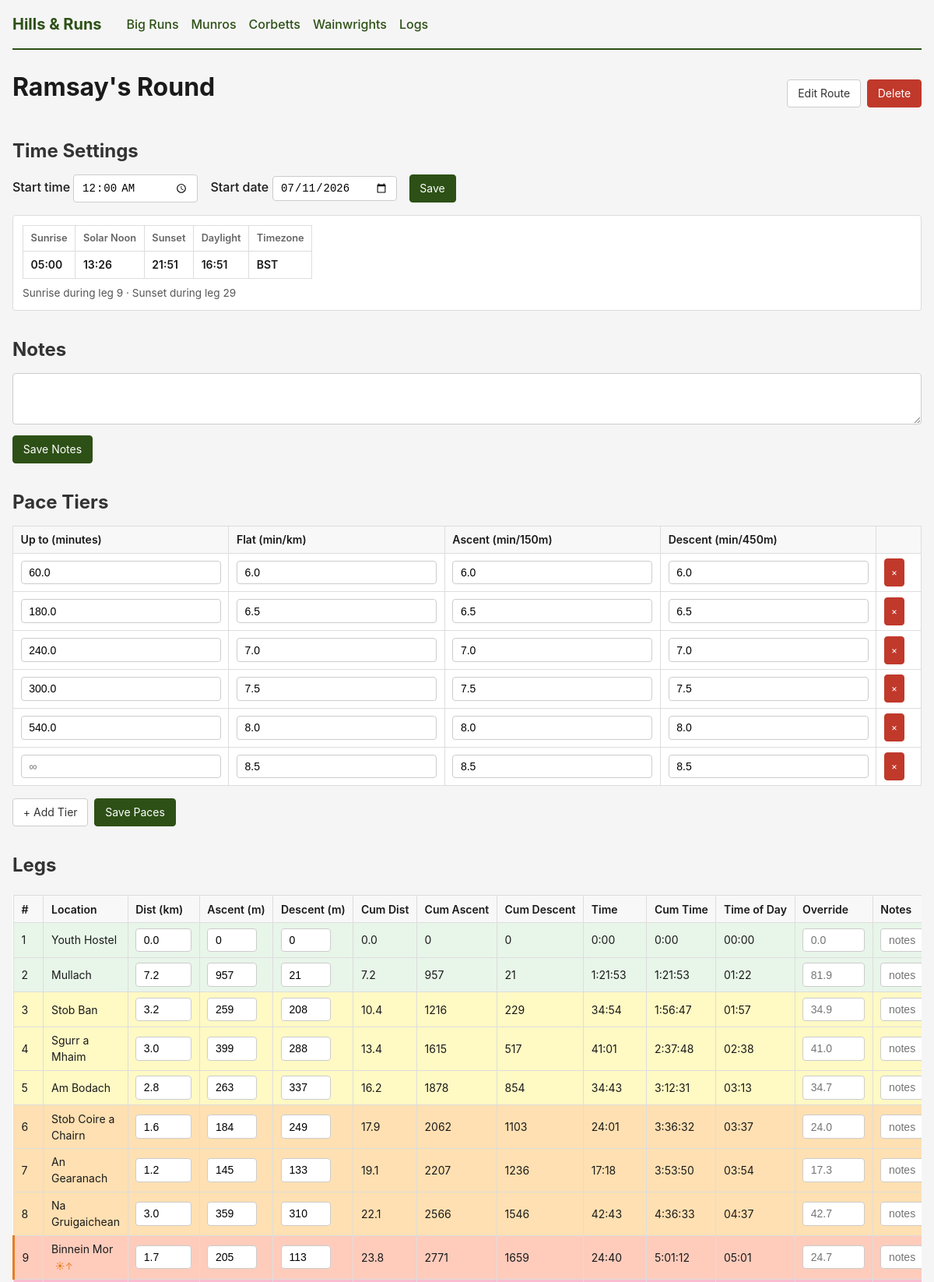
The app's page /bigruns/1 (upper part) with its own data.
### walks/models.py (models this page shows)
class Route(db.Model):
    __tablename__ = 'routes'
    id = db.Column(db.Integer, primary_key=True)
    name = db.Column(db.Text, nullable=False)
    latitude = db.Column(db.Float, default=56.8)
    longitude = db.Column(db.Float, default=-5.1)
    start_time = db.Column(db.Text, default='06:00')
    start_date = db.Column(db.Text, default='2026-06-01')
    notes = db.Column(db.Text, default='')
    created_at = db.Column(db.DateTime, server_default=func.now())
    legs = db.relationship('Leg', backref='route', cascade='all, delete-orphan',
                           order_by='Leg.leg_num')
    pace_tiers = db.relationship('PaceTier', backref='route', cascade='all, delete-orphan')
    time_overrides = db.relationship('TimeOverride', backref='route', cascade='all, delete-orphan')
    attempts = db.relationship('Attempt', backref='route', cascade='all, delete-orphan',
                               order_by='Attempt.date.desc()')

class PaceTier(db.Model):
    __tablename__ = 'pace_tiers'
    id = db.Column(db.Integer, primary_key=True)
    route_id = db.Column(db.Integer, db.ForeignKey('routes.id', ondelete='CASCADE'), nullable=False)
    up_to_minutes = db.Column(db.Float, nullable=True)
    flat_pace_min_per_km = db.Column(db.Float, nullable=False)
    ascent_pace_min_per_150m = db.Column(db.Float, nullable=False, default=0)
    descent_pace_min_per_450m = db.Column(db.Float, nullable=False, default=0)

class Leg(db.Model):
    __tablename__ = 'legs'
    id = db.Column(db.Integer, primary_key=True)
    route_id = db.Column(db.Integer, db.ForeignKey('routes.id', ondelete='CASCADE'), nullable=False)
    leg_num = db.Column(db.Integer, nullable=False)
    location = db.Column(db.Text, nullable=False)
    distance_km = db.Column(db.Float, nullable=False, default=0)
    ascent_m = db.Column(db.Float, nullable=False, default=0)
    descent_m = db.Column(db.Float, nullable=False, default=0)
    notes = db.Column(db.Text, default='')

### walks/routes.py (the view)
@bp.route('/<int:route_id>')
def route_detail(route_id: int) -> str | WerkzeugResponse:
    route = db.session.get(Route, route_id)
    if not route:
        flash('Route not found.', 'error')
        return redirect(url_for('walks.route_list'))
    legs = Leg.query.filter_by(route_id=route_id).order_by(Leg.leg_num).all()
    pace_tiers = (
        PaceTier.query
        .filter_by(route_id=route_id)
        .order_by(
            db.case((PaceTier.up_to_minutes.is_(None), 1), else_=0),
            PaceTier.up_to_minutes,
        )
        .all()
    )
    overrides_rows = (
        TimeOverride.query
        .filter_by(route_id=route_id)
        .all()
    )
    overrides = {r.leg_id: r.override_minutes for r in overrides_rows}
    legs_data = [
        {
            'id': l.id, 'route_id': l.route_id, 'leg_num': l.leg_num,
            'location': l.location, 'distance_km': l.distance_km,
            'ascent_m': l.ascent_m, 'descent_m': l.descent_m, 'notes': l.notes,
        }
        for l in legs
    ]
    tiers_data = [
        {
            'id': t.id, 'route_id': t.route_id, 'up_to_minutes': t.up_to_minutes,
            'flat_pace_min_per_km': t.flat_pace_min_per_km,
            'ascent_pace_min_per_150m': t.ascent_pace_min_per_150m,
            'descent_pace_min_per_450m': t.descent_pace_min_per_450m,
        }
        for t in pace_tiers
    ]
    start_time_minutes = None
    if route.start_time:
        parts = route.start_time.split(':')
        if len(parts) == 2:
            start_time_minutes = int(parts[0]) * 60 + int(parts[1])
    calculated = calculate_leg_times(legs_data, tiers_data, overrides, start_time_minutes)
    totals = {
        'distance_km': sum(l['distance_km'] for l in calculated),
        'ascent_m': sum(l['ascent_m'] for l in calculated),
        'descent_m': sum(l['descent_m'] for l in calculated),
        'time': sum(l['time'] for l in calculated),
    }
    solar: SolarResult | None = None
    solar_events: SolarEventsDict = {'sunrise_leg': None, 'sunset_leg': None}
    if route.start_date and route.latitude and route.longitude:
        solar = solar_times(route.latitude, route.longitude, route.start_date)
        if solar and start_time_minutes is not None:
            solar_events = find_solar_events(calculated, start_time_minutes, solar)
    attempts = (
        Attempt.query
        .filter_by(route_id=route_id)
        .order_by(Attempt.date.desc())
        .all()
    )
    attempts_data = []
    for attempt in attempts:
        a_legs = AttemptLeg.query.filter_by(attempt_id=attempt.id).all()
        leg_times = {r.leg_id: r.actual_time_minutes for r in a_legs}
        attempt_total = sum(t for t in leg_times.values() if t is not None)
        attempts_data.append({
            'id': attempt.id,
            'name': attempt.name,
            'date': attempt.date,
            'notes': attempt.notes,
            'leg_times': leg_times,
            'total_time': attempt_total,
        })
    attempts_json = json.dumps(attempts_data, default=str)
    calculated_json = json.dumps(calculated, default=str)
    return render_template('walks/detail.html',
                           route=route,
                           legs=calculated,
                           pace_tiers=tiers_data,
                           totals=totals,
                           solar=solar,
                           solar_events=solar_events,
                           attempts=attempts_data,
                           attempts_json=attempts_json,
                           calculated_json=calculated_json,
                           format_time=format_time,
                           format_time_of_day=format_time_of_day,
                           format_diff=format_diff)

### walks/templates/walks/detail.html (shortened to what this page needs)
{% extends "base.html" %}
{% block content %}
<div class="page-header">
    <h1>{{ route.name }}</h1>
    <div class="header-actions">
        <a href="{{ url_for('walks.route_edit', route_id=route.id) }}" class="btn">Edit Route</a>
        <form method="POST" action="{{ url_for('walks.route_delete', route_id=route.id) }}"
              onsubmit="return confirm('Delete this route?')" style="display:inline">
            <button type="submit" class="btn btn-danger">Delete</button>
        </form>
    </div>
</div>
<section class="section">
    <h2>Time Settings</h2>
    <form method="POST" action="{{ url_for('walks.save_settings', route_id=route.id) }}" class="settings-form">
        <div class="settings-row">
            <label>Start time <input type="time" name="start_time" value="{{ route.start_time or '' }}"></label>
            <label>Start date <input type="date" name="start_date" value="{{ route.start_date or '' }}"></label>
            <button type="submit" class="btn btn-primary">Save</button>
        </div>
    </form>
    {% if solar %}
    <div class="solar-info">
        <table class="solar-table">
            <tr>
                <th>Sunrise</th>
                <th>Solar Noon</th>
                <th>Sunset</th>
                <th>Daylight</th>
                <th>Timezone</th>
            </tr>
            <tr>
                <td>{{ solar.sunrise_str }}</td>
                <td>{{ solar.solar_noon_str }}</td>
                <td>{{ solar.sunset_str }}</td>
                <td>{{ solar.daylight_str }}</td>
                <td>{{ solar.timezone }}</td>
            </tr>
        </table>
        {% if solar_events.sunrise_leg or solar_events.sunset_leg %}
        <p class="solar-markers">
            {% if solar_events.sunrise_leg %}
                Sunrise during leg {{ solar_events.sunrise_leg }}
            {% endif %}
            {% if solar_events.sunrise_leg and solar_events.sunset_leg %} · {% endif %}
            {% if solar_events.sunset_leg %}
                Sunset during leg {{ solar_events.sunset_leg }}
            {% endif %}
        </p>
        {% endif %}
    </div>
    {% endif %}
</section>
<section class="section">
    <h2>Notes</h2>
    <form method="POST" action="{{ url_for('walks.save_notes', route_id=route.id) }}">
        <textarea name="notes" rows="3" style="margin-bottom: 0.5rem;">{{ route.notes or '' }}</textarea>
        <button type="submit" class="btn btn-primary">Save Notes</button>
    </form>
</section>
<section class="section">
    <h2>Pace Tiers</h2>
    <form method="POST" action="{{ url_for('walks.save_paces', route_id=route.id) }}">
        <table class="pace-table">
            <thead>
                <tr>
                    <th>Up to (minutes)</th>
                    <th>Flat (min/km)</th>
                    <th>Ascent (min/150m)</th>
                    <th>Descent (min/450m)</th>
                    <th></th>
                </tr>
            </thead>
            <tbody id="pace-body">
                {% for tier in pace_tiers %}
                <tr>
                    <td><input type="number" step="1" name="up_to_{{ loop.index0 }}" value="{{ tier.up_to_minutes|default('', true) }}" placeholder="∞"></td>
                    <td><input type="number" step="0.1" name="flat_pace_{{ loop.index0 }}" value="{{ tier.flat_pace_min_per_km }}" required></td>
                    <td><input type="number" step="0.1" name="ascent_pace_{{ loop.index0 }}" value="{{ tier.ascent_pace_min_per_150m }}" required></td>
                    <td><input type="number" step="0.1" name="descent_pace_{{ loop.index0 }}" value="{{ tier.descent_pace_min_per_450m }}" required></td>
                    <td><button type="button" class="btn btn-small btn-danger" onclick="removePaceTier(this)">×</button></td>
                </tr>
                {% endfor %}
            </tbody>
        </table>
        <div class="form-actions">
            <button type="button" class="btn" onclick="addPaceTier()">+ Add Tier</button>
            <button type="submit" class="btn btn-primary">Save Paces</button>
        </div>
    </form>
</section>
<section class="section">
    <h2>Legs</h2>
    <form method="POST" action="{{ url_for('walks.save_legs', route_id=route.id) }}">
    <div class="table-scroll">
    <table class="legs-table">
        <thead>
            <tr>
                <th>#</th>
                <th>Location</th>
                <th>Dist (km)</th>
                <th>Ascent (m)</th>
                <th>Descent (m)</th>
                <th>Cum Dist</th>
                <th>Cum Ascent</th>
                <th>Cum Descent</th>
                <th>Time</th>
                <th>Cum Time</th>
                {% if route.start_time %}<th>Time of Day</th>{% endif %}
                <th>Override</th>
                <th>Notes</th>
            </tr>
        </thead>
        <tbody>
            {% for leg in legs %}
            {% set is_sunrise = solar_events.sunrise_leg == leg.leg_num %}
            {% set is_sunset = solar_events.sunset_leg == leg.leg_num %}
            <tr class="pace-tier-{{ leg.tier_index }} {{ 'overridden' if leg.override is not none else '' }} {{ 'sunrise-leg' if is_sunrise else '' }} {{ 'sunset-leg' if is_sunset else '' }}">
                <td>{{ leg.leg_num }}</td>
                <td>
                    {{ leg.location }}
                    {% if is_sunrise %}<span class="solar-badge sunrise-badge" title="Sunrise during this leg">☀↑</span>{% endif %}
                </td>
                <td><input type="number" step="0.1" name="distance_{{ leg.id }}" value="{{ '%.1f' | format(leg.distance_km) }}" class="stat-input"></td>
                <td><input type="number" step="1" name="ascent_{{ leg.id }}" value="{{ '%.0f' | format(leg.ascent_m) }}" class="stat-input stat-input-narrow"></td>
                <td><input type="number" step="1" name="descent_{{ leg.id }}" value="{{ '%.0f' | format(leg.descent_m) }}" class="stat-input stat-input-narrow"></td>
                <td>{{ '%.1f' | format(leg.cumulative_distance) }}</td>
                <td>{{ '%.0f' | format(leg.cumulative_ascent) }}</td>
                <td>{{ '%.0f' | format(leg.cumulative_descent) }}</td>
                <td>{{ format_time(leg.time) }}</td>
                <td>{{ format_time(leg.cumulative_time) }}</td>
                {% if route.start_time %}<td>{{ format_time_of_day(leg.time_of_day) }}</td>{% endif %}
                <td>
                    <input type="number" step="0.1" name="override_{{ leg.id }}"
                           value="{{ leg.override if leg.override is not none else '' }}"
                           placeholder="{{ '%.1f' | format(leg.calc_time) }}"
                           class="override-input">
                </td>
                <td><input type="text" name="notes_{{ leg.id }}" value="{{ leg.notes }}" class="notes-input-inline" placeholder="notes"></td>
            </tr>
            {% endfor %}
        </tbody>
    </table>
    </div>
    </form>
</section>
{% endblock %}

### records on screen
Route: name "Ramsay's Round", start_time "00:00", start_date "07/11/2026"
PaceTier: up_to_0 "60.0", flat_pace_0 "6.0", ascent_pace_0 "6.0", descent_pace_0 "6.0"
PaceTier: up_to_1 "180.0", flat_pace_1 "6.5", ascent_pace_1 "6.5", descent_pace_1 "6.5"
PaceTier: up_to_minutes "240.0", flat_pace_min_per_km "7.0", ascent_pace_min_per_150m "7.0", descent_pace_min_per_450m "7.0"
PaceTier: up_to_minutes "300.0", flat_pace_min_per_km "7.5", ascent_pace_min_per_150m "7.5", descent_pace_min_per_450m "7.5"
PaceTier: up_to_minutes "540.0", flat_pace_min_per_km "8.0", ascent_pace_min_per_150m "8.0", descent_pace_min_per_450m "8.0"
PaceTier: flat_pace_min_per_km "8.5", ascent_pace_min_per_150m "8.5", descent_pace_min_per_450m "8.5"
Leg: leg_num "1", location "Youth Hostel", distance_km "0.0", ascent_m "0", descent_m "0", cumulative_distance "0.0", cumulative_ascent "0", cumulative_descent "0", time "0:00", cumulative_time "0:00", time_of_day "00:00", calc_time "0.0"
Leg: leg_num "2", location "Mullach", distance_km "7.2", ascent_m "957", descent_m "21", cumulative_distance "7.2", cumulative_ascent "957", cumulative_descent "21", time "1:21:53", cumulative_time "1:21:53", time_of_day "01:22", calc_time "81.9"
Leg: leg_num "3", location "Stob Ban", distance_km "3.2", ascent_m "259", descent_m "208", cumulative_distance "10.4", cumulative_ascent "1216", cumulative_descent "229", time "34:54", cumulative_time "1:56:47", time_of_day "01:57", calc_time "34.9"
Leg: leg_num "4", location "Sgurr a Mhaim", distance_km "3.0", ascent_m "399", descent_m "288", cumulative_distance "13.4", cumulative_ascent "1615", cumulative_descent "517", time "41:01", cumulative_time "2:37:48", time_of_day "02:38", calc_time "41.0"
Leg: leg_num "5", location "Am Bodach", distance_km "2.8", ascent_m "263", descent_m "337", cumulative_distance "16.2", cumulative_ascent "1878", cumulative_descent "854", time "34:43", cumulative_time "3:12:31", time_of_day "03:13", calc_time "34.7"
Leg: leg_num "6", location "Stob Coire a Chairn", distance_km "1.6", ascent_m "184", descent_m "249", cumulative_distance "17.9", cumulative_ascent "2062", cumulative_descent "1103", time "24:01", cumulative_time "3:36:32", time_of_day "03:37", calc_time "24.0"
Leg: leg_num "7", location "An Gearanach", distance_km "1.2", ascent_m "145", descent_m "133", cumulative_distance "19.1", cumulative_ascent "2207", cumulative_descent "1236", time "17:18", cumulative_time "3:53:50", time_of_day "03:54", calc_time "17.3"
Leg: leg_num "8", location "Na Gruigaichean", distance_km "3.0", ascent_m "359", descent_m "310", cumulative_distance "22.1", cumulative_ascent "2566", cumulative_descent "1546", time "42:43", cumulative_time "4:36:33", time_of_day "04:37", calc_time "42.7"
Leg: leg_num "9", location "Binnein Mor", distance_km "1.7", ascent_m "205", descent_m "113", cumulative_distance "23.8", cumulative_ascent "2771", cumulative_descent "1659", time "24:40", cumulative_time "5:01:12", time_of_day "05:01", calc_time "24.7"

### other values on screen
{{ solar.sunrise_str }} "05:00"
{{ solar.solar_noon_str }} "13:26"
{{ solar.sunset_str }} "21:51"
{{ solar.daylight_str }} "16:51"
{{ solar.timezone }} "BST"
{{ solar_events.sunrise_leg }} "9"
{{ solar_events.sunset_leg }} "29"
